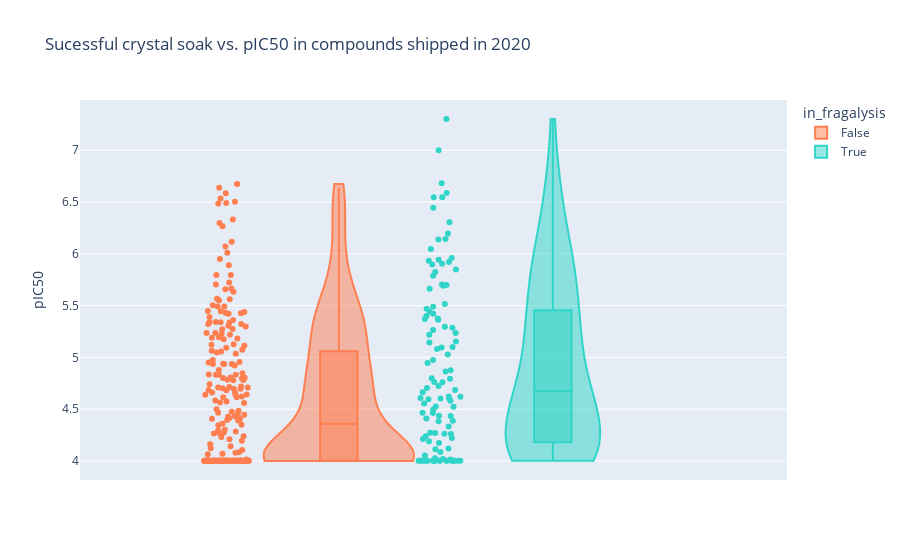

Notebook code for this chart:
### Code cell
import plotly.express as px

fig = px.violin(moonshot.loc[moonshot['quarter (shipment)'] < 5], 
                #x='experimental_outcome', 
                y='pIC50', 
                color='in_fragalysis',
                color_discrete_map = {True: '#30d5c8', False:'#ff7f50'},
                box=True, points='all',
                title='Sucessful crystal soak vs. pIC50 in compounds shipped in 2020',
               )
fig.update_traces(spanmode = 'hard')
fig.write_image("images/soak-pIC50.jpg")
fig

### Figure 1 — Plotly figure (JSON) as saved in the notebook; plotly's stock layout.template omitted (floating-point values rounded to 4 significant figures; data arrays with more than 128 entries replaced by an {"elided": "..."} marker saying what was removed)
{"data": [{"alignmentgroup": "True", "box": {"visible": true}, "hovertemplate": "in_fragalysis=False<br>pIC50=%{y}<extra></extra>", "legendgroup": "False", "marker": {"color": "#ff7f50"}, "name": "False", "offsetgroup": "False", "orientation": "v", "points": "all", "scalegroup": "True", "showlegend": true, "spanmode": "hard", "type": "violin", "x0": " ", "xaxis": "x", "y": {"elided": "12456 float values"}, "y0": " ", "yaxis": "y"}, {"alignmentgroup": "True", "box": {"visible": true}, "hovertemplate": "in_fragalysis=True<br>pIC50=%{y}<extra></extra>", "legendgroup": "True", "marker": {"color": "#30d5c8"}, "name": "True", "offsetgroup": "True", "orientation": "v", "points": "all", "scalegroup": "True", "showlegend": true, "spanmode": "hard", "type": "violin", "x0": " ", "xaxis": "x", "y": {"elided": "292 float values"}, "y0": " ", "yaxis": "y"}], "layout": {"autosize": true, "legend": {"title": {"text": "in_fragalysis"}, "tracegroupgap": 0}, "title": {"text": "Sucessful crystal soak vs. pIC50 in compounds shipped in 2020"}, "violinmode": "group", "xaxis": {"anchor": "y", "autorange": true, "domain": [0, 1], "range": [-0.5974, 0.5578], "type": "category"}, "yaxis": {"anchor": "x", "autorange": true, "domain": [0, 1], "range": [3.817, 7.484], "title": {"text": "pIC50"}, "type": "linear"}}}
